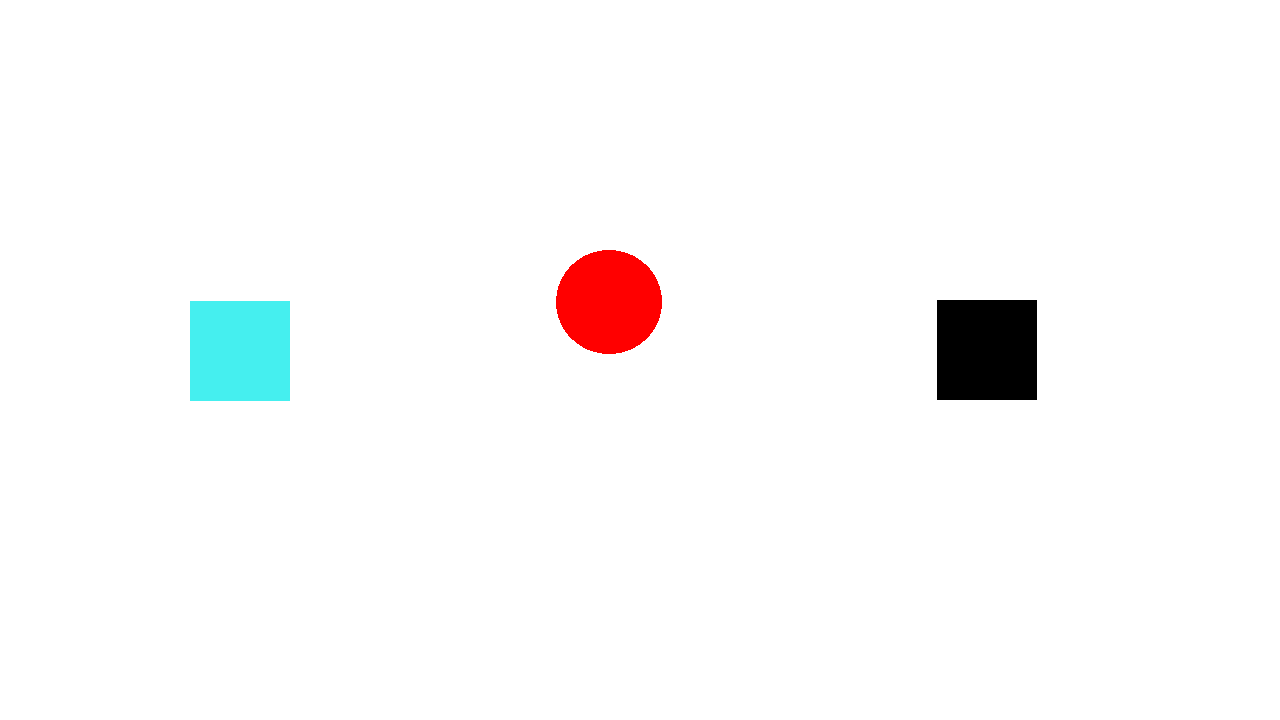
#> input picture Images/Input6.1.png, 1280 x 720 px, found by its file name
$ python Detection.py
#> lines starting #> are read from the running program, lines starting #| are printed output that depends on the picture; after the words box and inside, x2 and y2 are one past the last pixel; in counts of white or black regions, pixels touching at a corner belong together
#> further down, img is the input picture: shape (720, 1280, 3); mean B, G, R 249.7, 249.7, 250.2
### Bezier.py
"""Bezier, a module for creating Bezier curves.
Version 1.1, from < BezierCurveFunction-v1.ipynb > on 2019-05-02
"""

import numpy as np

__all__ = ["Bezier"]


class Bezier():
    def TwoPoints(t, P1, P2):
        """
        Returns a point between P1 and P2, parametised by t.
        INPUTS:
            t     float/int; a parameterisation.
            P1    numpy array; a point.
            P2    numpy array; a point.
        OUTPUTS:
            Q1    numpy array; a point.
        """

        if not isinstance(P1, np.ndarray) or not isinstance(P2, np.ndarray):
            raise TypeError('Points must be an instance of the numpy.ndarray!')
        if not isinstance(t, (int, float)):
            raise TypeError('Parameter t must be an int or float!')

        Q1 = (1 - t) * P1 + t * P2
        return Q1

    def Points(t, points):
        """
        Returns a list of points interpolated by the Bezier process
        INPUTS:
            t            float/int; a parameterisation.
            points       list of numpy arrays; points.
        OUTPUTS:
            newpoints    list of numpy arrays; points.
        """
        newpoints = []
        #print("points =", points, "\n")
        for i1 in range(0, len(points) - 1):
            #print("i1 =", i1)
            #print("points[i1] =", points[i1])

            newpoints += [Bezier.TwoPoints(t, points[i1], points[i1 + 1])]
            #print("newpoints  =", newpoints, "\n")
        return newpoints

    def Point(t, points):
        """
        Returns a point interpolated by the Bezier process
        INPUTS:
            t            float/int; a parameterisation.
            points       list of numpy arrays; points.
        OUTPUTS:
            newpoint     numpy array; a point.
        """
        newpoints = points
        #print("newpoints = ", newpoints)
        while len(newpoints) > 1:
            newpoints = Bezier.Points(t, newpoints)
            #print("newpoints in loop = ", newpoints)

        #print("newpoints = ", newpoints)
        #print("newpoints[0] = ", newpoints[0])
        return newpoints[0]

    def Curve(t_values, points):
        """
        Returns a point interpolated by the Bezier process
        INPUTS:
            t_values     list of floats/ints; a parameterisation.
            points       list of numpy arrays; points.
        OUTPUTS:
            curve        list of numpy arrays; points.
        """

        if not hasattr(t_values, '__iter__'):
            raise TypeError("`t_values` Must be an iterable of integers or floats, of length greater than 0 .")
        if len(t_values) < 1:
            raise TypeError("`t_values` Must be an iterable of integers or floats, of length greater than 0 .")
        if not isinstance(t_values[0], (int, float)):
            raise TypeError("`t_values` Must be an iterable of integers or floats, of length greater than 0 .")

        curve = np.array([[0.0] * len(points[0])])
        for t in t_values:
            #print("curve                  \n", curve)
            #print("Bezier.Point(t, points) \n", Bezier.Point(t, points))

            curve = np.append(curve, [Bezier.Point(t, points)], axis=0)

            #print("curve after            \n", curve, "\n--- --- --- --- --- --- ")
        curve = np.delete(curve, 0, 0)
        #print("curve final            \n", curve, "\n--- --- --- --- --- --- ")
        return curve

### Detection.py
import math
import time
import numpy as np
import cv2
from Bezier import Bezier
from imutils.video import FileVideoStream

# myColors = [[0, 179, 0, 135, 0, 45, "Black"],
#             [0, 10, 154, 194, 112, 182, "Red"],
#             [102, 117, 110, 184, 86, 160, "Blue"],
#             [18, 85, 136, 229, 124, 227, "Yellow"],
#             [10, 22, 236, 255, 238, 255, "Orange"]]

#myColors = [[0, 179, 0, 135, 0, 45, "Black"],
#            [126, 179, 0, 255, 0, 255, "Red"],
#            [30, 130, 0, 255, 0, 255, "Blue"],
#            [20, 60, 0, 255, 0, 255, "Yellow"],
#            [10, 22, 236, 255, 238, 255, "Orange"]]

myColors = [[0, 179, 0, 135, 0, 45, "Black"],
            [0, 15, 13, 255, 253, 255, "Red"],
            [109, 125, 239, 255, 252, 255, "Blue"],
            [15, 27, 252, 255, 238, 255, "Yellow"],
            [84, 103, 180, 195, 230, 240, "Turquish"]]


global startEndPoint
startEndPoint = []
global finalWay
finalWay = []


# Função pronta para exibir as imagens lado a lado fonte: https://github.com/murtazahassan/OpenCV-Python-Tutorials-and-Projects/blob/master/Basics/Joining_Multiple_Images_To_Display.py
# [31 lines left out: function stackImages, not called in this run]


# Função para pegar a posição dos contornos da imagem depois do Canny
def getContours(img):
    posX, posY, width, height = 0, 0, 0, 0
    imgHSV = cv2.cvtColor(img, cv2.COLOR_BGR2HSV)
#> imgHSV: shape (720, 1280, 3); mean H, S, V 1, 4.4, 252.1
    startEndPoint = []
    boxes = []
    for color in myColors:
        lower = np.array([color[0], color[2], color[4]])
        upper = np.array([color[1], color[3], color[5]])
        mask = cv2.inRange(imgHSV, lower, upper)

        img = cv2.GaussianBlur(mask, (11, 11), 1)

        contours, hierarchy = cv2.findContours(img, cv2.RETR_EXTERNAL,
                                               cv2.CHAIN_APPROX_NONE)  # Algoritmo que pega os contornos externos
        for cnt in contours:
            area = cv2.contourArea(cnt)
            if area > 1000:
                objectType = ""
                # cv2.drawContours(imgResult, cnt, -1, (0,0,0), 5) #-1 desenha todos os contornos

                perimeter = cv2.arcLength(cnt, True)  # pega o perímetro do contorno
                polygon = cv2.approxPolyDP(cnt, 0.025 * perimeter,
                                           True)  # Retorna os pontos que fazem parte do contorno
                corners = len(polygon)  # Pega o número de lados estimado de acordo com os pontos do contorno
                # print(corners)
                posX, posY, width, height = cv2.boundingRect(polygon)  # cria um retângulo ao redor do contorno

                # if posX > 0 and posY > 0:
                #     cv2.putText(imgResult, color[6], ((posX - 10), (posY - 20)),
                #                 cv2.FONT_HERSHEY_COMPLEX, 0.7, (0, 0, 0), 2, cv2.LINE_AA)

                if corners == 3:
                    objectType = "Triangle"
                elif corners == 4:
                    if 0.95 <= float(width) / float(height) <= 1.05:
                        objectType = "Square"
                    else:
                        objectType = "Rectangle"
                elif corners > 4:
                    objectType = "Circle"

                cv2.rectangle(imgResult, (posX, posY), (posX + width, posY + height),
                              (0, 255, 0), 2)  # Desenha a bounding box

                # cv2.putText(imgResult, objectType, ((posX + 10), (posY + 10)),
                #             cv2.FONT_HERSHEY_COMPLEX, 0.7, (0, 0, 0), 2, cv2.LINE_AA)

                if (objectType == "Square") and (color[6] == "Turquish"):
                    startEndPoint.insert(0, [(posX + posX + width) / 2, (posY + posY + width) / 2])

                elif (objectType == "Square") and (color[6] == "Black"):
                    startEndPoint.append([(posX + posX + width) / 2, (posY + posY + width) / 2])
                else:
                    boxes.append([posX - 10, posY - 10, posX + width + 10, posY + height + 10])
#> this loop made 5 passes
#> pass 1, in getContours, `mask = cv2.inRange(imgHSV, lower, upper)`:
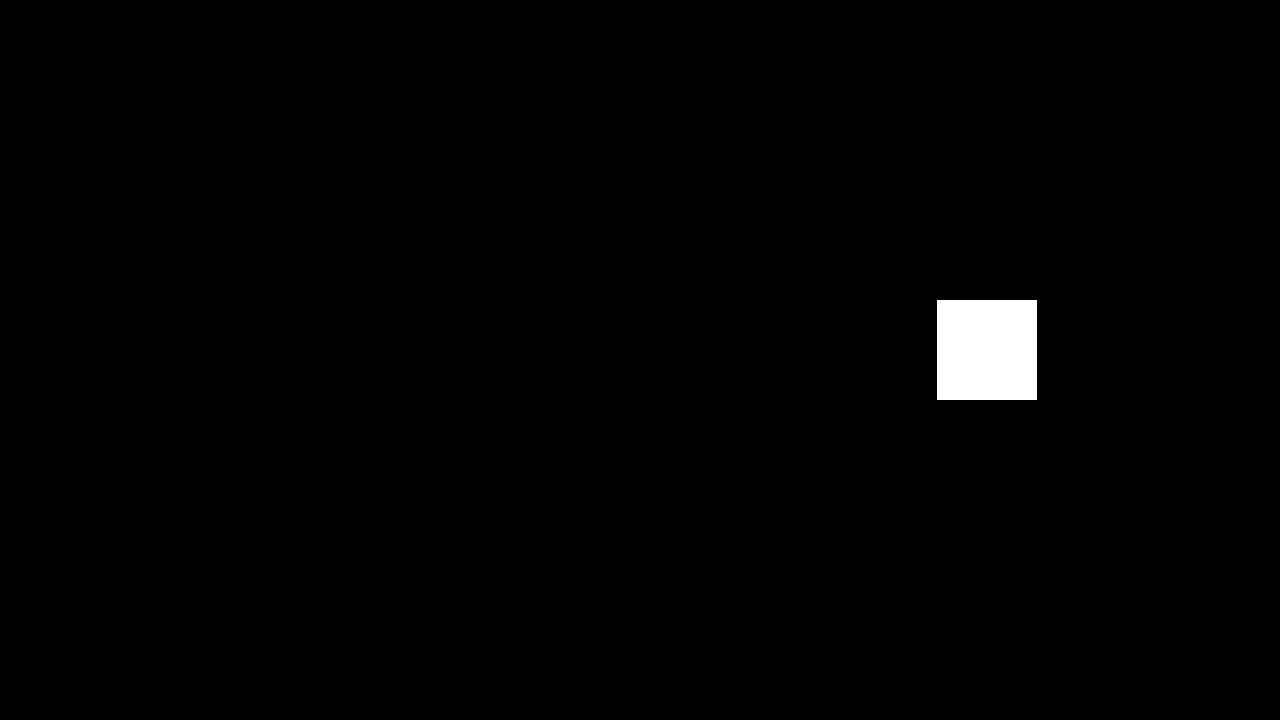
#> mask: shape (720, 1280); 1.1% white; 1 white region, box (x1, y1, x2, y2) and area: (937, 300, 1037, 400) 10000
#> pass 2, in getContours, `mask = cv2.inRange(imgHSV, lower, upper)`:
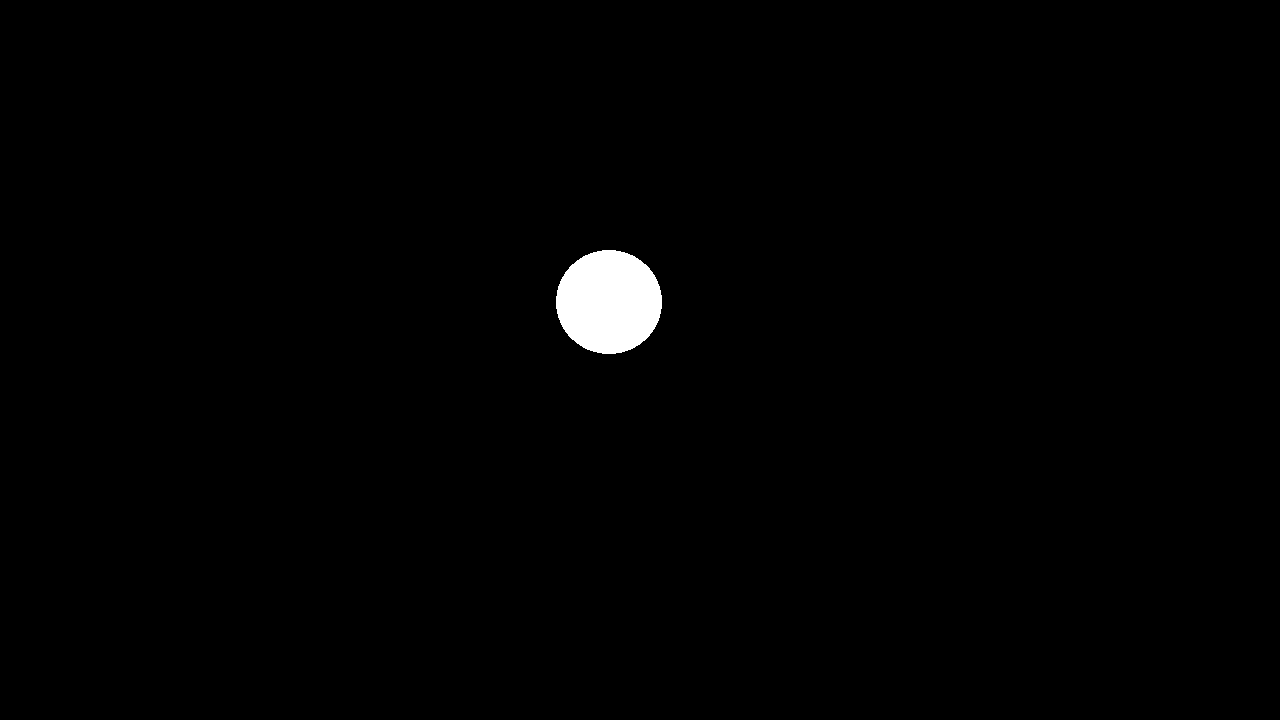
#> mask: shape (720, 1280); 0.94% white; 1 white region, box (x1, y1, x2, y2) and area: (556, 250, 662, 354) 8655
#> after the loop:
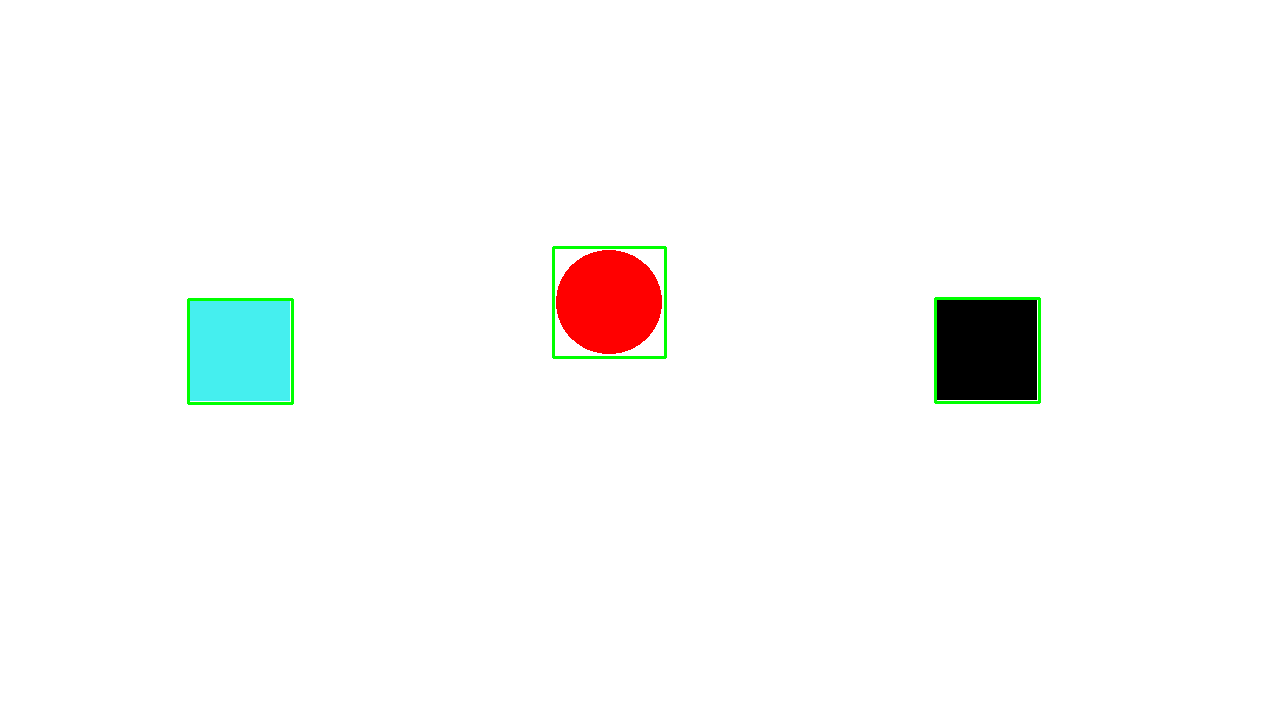
#> imgResult: shape (720, 1280, 3); 0.41% of pixels changed, all inside (x1, y1, x2, y2) = (187, 246, 1041, 405)
#> after the loop:
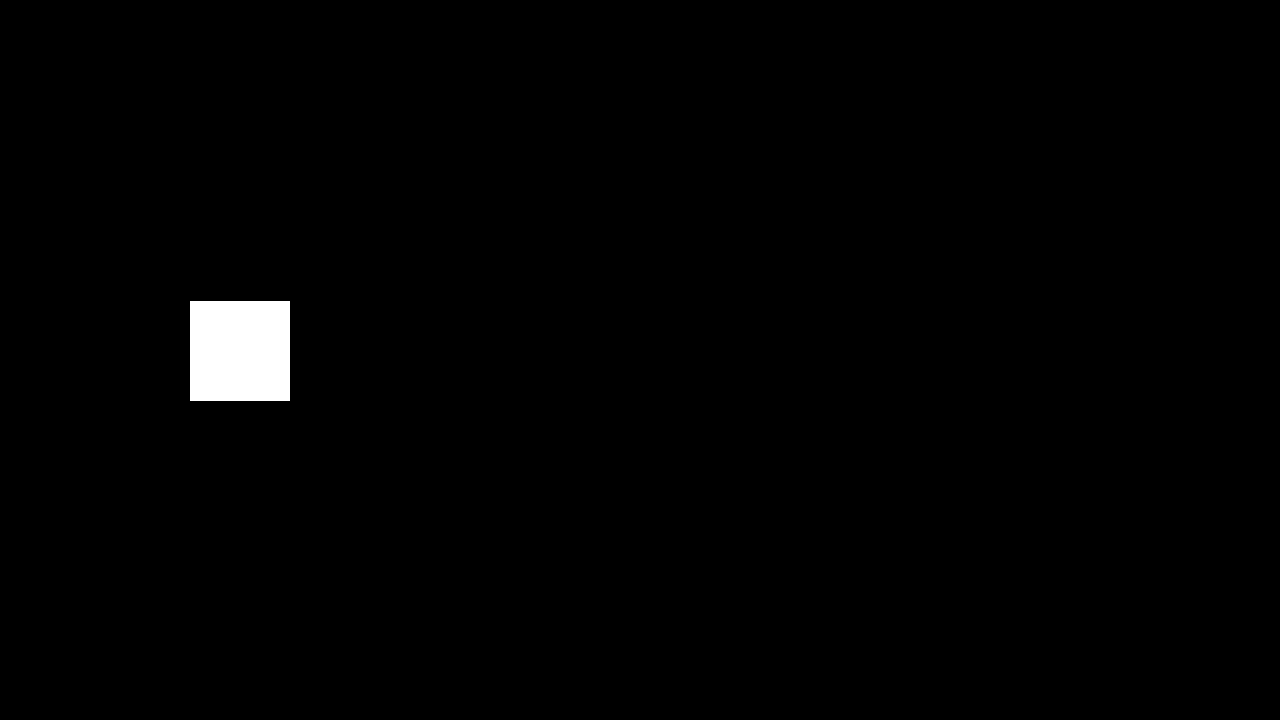
#> mask: shape (720, 1280); 1.1% white; 1 white region, box (x1, y1, x2, y2) and area: (190, 301, 290, 401) 10000
#> after the loop, boxes = [[543, 237, 675, 367]]; startEndPoint = [[240, 351], [987, 350]]

    findWay(imgResult, startEndPoint, boxes)

    return posX, posY


def findWay(img, startEndPoint, boundingBoxes):
    orangeBox = []
    orangeBox = startEndPoint.pop(0)
#> orangeBox = [240, 351]
#> (the rest of the program and of its run is left out)
